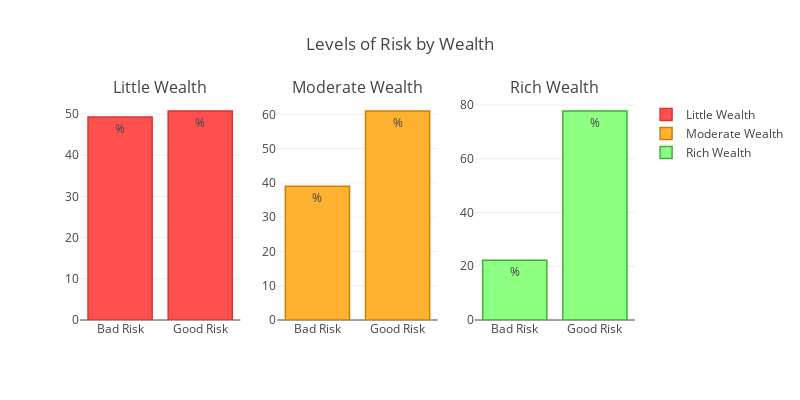

The notebook cell this image was saved under:
### Code cell
import plotly.plotly as py
import plotly.graph_objs as go


bad_little = cross_checking['little'][0]
good_little = cross_checking['little'][1]
bad_moderate = cross_checking['moderate'][0]
good_moderate = cross_checking['moderate'][1]
bad_rich = cross_checking['rich'][0]
good_rich = cross_checking['rich'][1]

little = go.Bar(
    x=['Bad Risk', 'Good Risk'],
    y=[bad_little, good_little],
    name="Little Wealth",
    text='%',
     marker=dict(
        color='#FF5050',
         line=dict(
            color='#E13232',
            width=1.5),
    ),
)

moderate = go.Bar(
    x=['Bad Risk', 'Good Risk'],
    y=[bad_moderate, good_moderate],
    name="Moderate Wealth",
    text='%',
    xaxis='x2',
    yaxis='y2',
    marker=dict(
        color='#FFB232',
         line=dict(
            color='#CD8000',
            width=1.5),
    ),
)
rich = go.Bar(
    x=['Bad Risk', 'Good Risk'],
    y=[bad_rich, good_rich],
    name="Rich Wealth",
    text="%",
    marker=dict(
        color='#8DFF83',
         line=dict(
            color='#3DAF33',
            width=1.5),
    ),
    xaxis='x3',
    yaxis='y3'
)

data=[little, moderate, rich]

fig = tools.make_subplots(rows=1, cols=3, subplot_titles=('Little Wealth', 'Moderate Wealth', 'Rich Wealth'))

fig.append_trace(little, 1, 1)
fig.append_trace(moderate, 1, 2)
fig.append_trace(rich, 1, 3)

fig['layout'].update(height=400, width=800, title='Levels of Risk' +
                                                  ' by Wealth')


iplot(fig, filename='make-subplots-multiple-with-titles')

### Figure 1 — Plotly figure (JSON) as saved in the notebook; plotly's stock layout.template omitted (floating-point values rounded to 4 significant figures)
{"data": [{"marker": {"color": "#FF5050", "line": {"color": "#E13232", "width": 1.5}}, "name": "Little Wealth", "text": "%", "type": "bar", "uid": "dcfd011d-9820-456c-b0e0-903e0ada8c63", "x": ["Bad Risk", "Good Risk"], "xaxis": "x", "y": [49.27, 50.73], "yaxis": "y"}, {"marker": {"color": "#FFB232", "line": {"color": "#CD8000", "width": 1.5}}, "name": "Moderate Wealth", "text": "%", "type": "bar", "uid": "20b96568-2b03-41fd-a266-2ef518a000c4", "x": ["Bad Risk", "Good Risk"], "xaxis": "x2", "y": [39.03, 60.97], "yaxis": "y2"}, {"marker": {"color": "#8DFF83", "line": {"color": "#3DAF33", "width": 1.5}}, "name": "Rich Wealth", "text": "%", "type": "bar", "uid": "022e2bc5-439d-4efc-9b5e-99ae5c837b8c", "x": ["Bad Risk", "Good Risk"], "xaxis": "x3", "y": [22.22, 77.78], "yaxis": "y3"}], "layout": {"annotations": [{"font": {"size": 16}, "showarrow": false, "text": "Little Wealth", "x": 0.1444, "xanchor": "center", "xref": "paper", "y": 1, "yanchor": "bottom", "yref": "paper"}, {"font": {"size": 16}, "showarrow": false, "text": "Moderate Wealth", "x": 0.5, "xanchor": "center", "xref": "paper", "y": 1, "yanchor": "bottom", "yref": "paper"}, {"font": {"size": 16}, "showarrow": false, "text": "Rich Wealth", "x": 0.8556, "xanchor": "center", "xref": "paper", "y": 1, "yanchor": "bottom", "yref": "paper"}], "height": 400, "title": {"text": "Levels of Risk by Wealth"}, "width": 800, "xaxis": {"anchor": "y", "domain": [0, 0.2889]}, "xaxis2": {"anchor": "y2", "domain": [0.3556, 0.6444]}, "xaxis3": {"anchor": "y3", "domain": [0.7111, 1]}, "yaxis": {"anchor": "x", "domain": [0, 1]}, "yaxis2": {"anchor": "x2", "domain": [0, 1]}, "yaxis3": {"anchor": "x3", "domain": [0, 1]}}}
